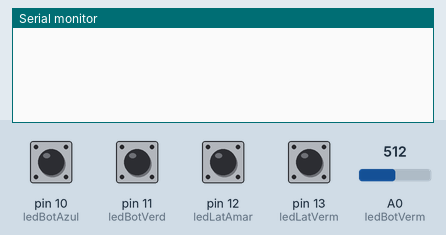
Recording of a sketch running on a simulated Arduino Uno, built with avr-gcc and run on an emulated ATmega328P. Shown: the last lines printed to the serial monitor. The inputs (shaded band) are chosen by the test bench; at power-on: pin 10 (ledBotAzul), pin 11 (ledBotVerd), pin 12 (ledLatAmar), pin 13 (ledLatVerm) HIGH, A0 (ledBotVerm) = 512.

Above: at 1.2 s.
1.3 s: A0 (ledBotVerm) set to 290
At 3.0 s:
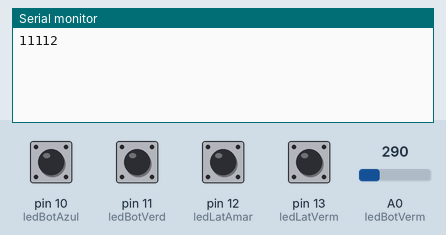
4.3 s: pin 10 (ledBotAzul) pulled LOW for 0.25 s
At 5.4 s:
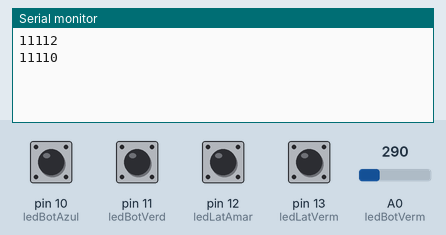
6.0 s: pin 11 (ledBotVerd) pulled LOW for 0.25 s
7.7 s: pin 12 (ledLatAmar) pulled LOW for 0.25 s
At 9.0 s:
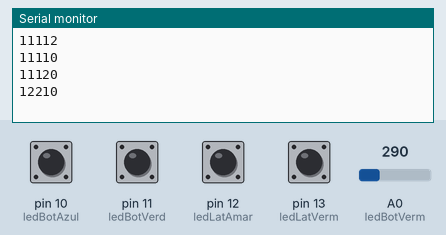
9.4 s: pin 13 (ledLatVerm) pulled LOW for 0.25 s
At 10.5 s:
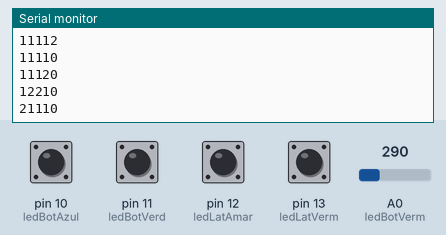
11.1 s: pin 11 (ledBotVerd) pulled LOW for 1 s
At 13.3 s:
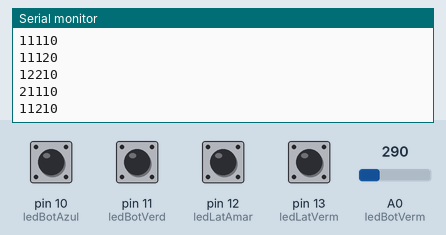
Timing chart, 0 to 14.6 s (numbered marks = the images above; inputs shaded):
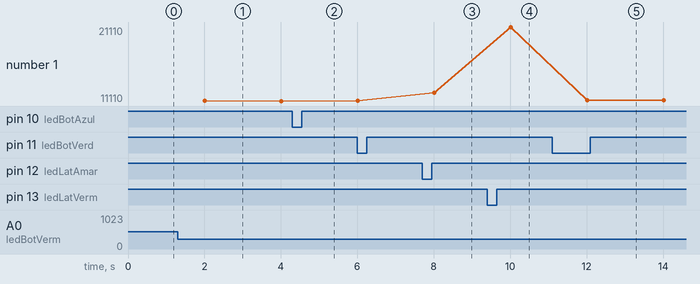

The sketch:

read_header.ino
```cpp
#define ledLatVerm 13
#define ledLatAmar 12
#define ledBotVerd 11
#define ledBotAzul 10
#define ledBotVerm A0

#define NUM_READ 10

void setup()
{
  pinMode(ledLatVerm, INPUT_PULLUP);
  pinMode(ledLatAmar, INPUT_PULLUP);
  pinMode(ledBotVerd, INPUT_PULLUP);
  pinMode(ledBotAzul, INPUT_PULLUP);
  pinMode(ledBotVerm, INPUT_PULLUP);
  Serial.begin(9600);
}


void loop()
{
  int ans[5];
  detectarPiscando(ans, 2000);
  for(int i = 0; i < 5; i++) Serial.print(ans[i]);
  Serial.println();
}


/*
  Examina o estado dos LEDs durante @period milisegundos
  Retorna 1 para ligado fixo;
          0 para desligado fixo;
          2 para piscando;
  Tamanho do vetor ans: 5
*/
void detectarPiscando(int * ans, int period)
{
  int ledLatVermVec[NUM_READ], ledLatAmarVec[NUM_READ], ledBotVerdVec[NUM_READ],
      ledBotAzulVec[NUM_READ], ledBotVermVec[NUM_READ], auxRead, sum;
  for ( int i = 0; i < NUM_READ; i++ ) {
    ledLatVermVec[i] = digitalRead(ledLatVerm);
    ledLatAmarVec[i] = digitalRead(ledLatAmar);
    ledBotVerdVec[i] = digitalRead(ledBotVerd);
    ledBotAzulVec[i] = digitalRead(ledBotAzul);
    auxRead  = analogRead(ledBotVerm);
    if(auxRead > 300) ledBotVermVec[i] = 1;
    else ledBotVermVec[i] = 0;
    delay(period/NUM_READ);
  }
  sum = vecSum(ledLatVermVec, NUM_READ);
  if ( sum == NUM_READ || sum == 0 ) ans[0] = sum/NUM_READ;
  else ans[0] = 2;

  sum = vecSum(ledLatAmarVec, NUM_READ);
  if ( sum == NUM_READ || sum == 0 ) ans[1] = sum/NUM_READ;
  else ans[1] = 2;

  sum = vecSum(ledBotVerdVec, NUM_READ);
  if ( sum == NUM_READ || sum == 0 ) ans[2] = sum/NUM_READ;
  else ans[2] = 2;

  sum = vecSum(ledBotAzulVec, NUM_READ);
  if ( sum == NUM_READ || sum == 0 ) ans[3] = sum/NUM_READ;
  else ans[3] = 2;

  sum = vecSum(ledBotVermVec, NUM_READ);
  if ( sum == NUM_READ || sum == 0 ) ans[4] = sum/NUM_READ;
  else ans[4] = 2;
}

/*
  Soma um vetor
*/
int vecSum(int * vec, int len) {
  int sum = 0;
  for (int i = 0; i < len; i++) sum = sum + vec[i];
  return sum;
}
```

Measured:
- after the input at 1.3 s, the serial monitor: prints a new line after 0.70 s (image 1)
- after the input at 7.7 s, the serial monitor: prints a new line after 0.31 s (image 3)
- after the input at 9.4 s, the serial monitor: prints a new line after 0.61 s (image 4)
- after the input at 11.1 s, the serial monitor: prints a new line after 0.91 s (image 5)
- plotted number 1: 11120 → 12210 after the input at 7.7 s, 12210 → 21110 after the input at 9.4 s, 21110 → 11210 after the input at 11.1 s
